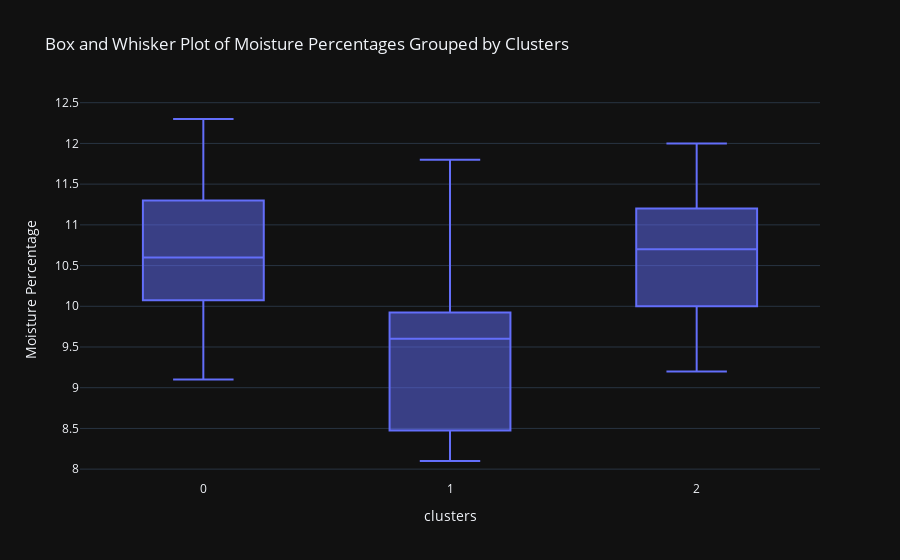

This figure's notebook cell:
### Code cell
# Create a box and whisker plot of moisture percentage grouped by the clusters

fig = px.box(df_country, x='clusters', y='Moisture Percentage', title='Box and Whisker Plot of Moisture Percentages Grouped by Clusters')
fig.show()

### Figure 1 — Plotly figure (JSON) as saved in the notebook; plotly's stock layout.template omitted (floating-point values rounded to 4 significant figures)
{"data": [{"alignmentgroup": "True", "hovertemplate": "clusters=%{x}<br>Moisture Percentage=%{y}<extra></extra>", "legendgroup": "", "marker": {"color": "#636efa"}, "name": "", "notched": false, "offsetgroup": "", "orientation": "v", "showlegend": false, "x": [0, 0, 0, 0, 0, 0, 0, 0, 0, 0, 0, 0, 0, 0, 0, 0, 0, 0, 0, 0, 0, 0, 0, 0, 0, 0, 0, 0, 0, 0, 0, 0, 2, 0, 2, 2, 2, 2, 2, 2, 2, 2, 2, 2, 2, 2, 2, 2, 2, 2, 2, 2, 2, 2, 2, 2, 2, 2, 2, 2, 2, 2, 2, 2, 2, 2, 2, 2, 2, 2, 1, 1, 1, 2, 2, 2, 1, 2, 1, 1, 2, 1, 1, 1, 1, 1, 1, 1, 1, 1, 1, 1, 1, 1, 1, 1], "x0": " ", "xaxis": "x", "y": [10.5, 10.7, 9.1, 10.0, 10.8, 11.0, 11.8, 11.5, 11.9, 11.6, 10.2, 11.3, 10.3, 11.0, 10.0, 11.6, 10.4, 10.6, 9.1, 10.6, 10.2, 11.4, 10.8, 11.3, 9.9, 12.3, 9.4, 9.5, 11.3, 10.3, 10.0, 10.5, 10.0, 10.1, 9.9, 11.3, 11.7, 9.5, 9.7, 11.2, 9.5, 10.4, 10.0, 10.6, 10.9, 9.6, 11.5, 11.2, 10.3, 11.3, 10.9, 10.2, 10.1, 9.2, 11.0, 10.0, 11.0, 10.8, 10.6, 11.0, 11.0, 9.8, 11.3, 11.6, 11.9, 10.0, 10.8, 10.9, 12.0, 10.0, 9.2, 8.4, 9.1, 10.9, 10.4, 10.1, 9.7, 11.4, 9.6, 10.7, 10.4, 9.6, 9.7, 11.8, 8.9, 9.8, 8.4, 8.4, 10.8, 9.7, 8.1, 8.2, 10.3, 11.3, 9.0, 8.5], "y0": " ", "yaxis": "y", "type": "box"}], "layout": {"xaxis": {"anchor": "y", "domain": [0.0, 1.0], "title": {"text": "clusters"}}, "yaxis": {"anchor": "x", "domain": [0.0, 1.0], "title": {"text": "Moisture Percentage"}}, "legend": {"tracegroupgap": 0}, "title": {"text": "Box and Whisker Plot of Moisture Percentages Grouped by Clusters"}, "boxmode": "group"}}
